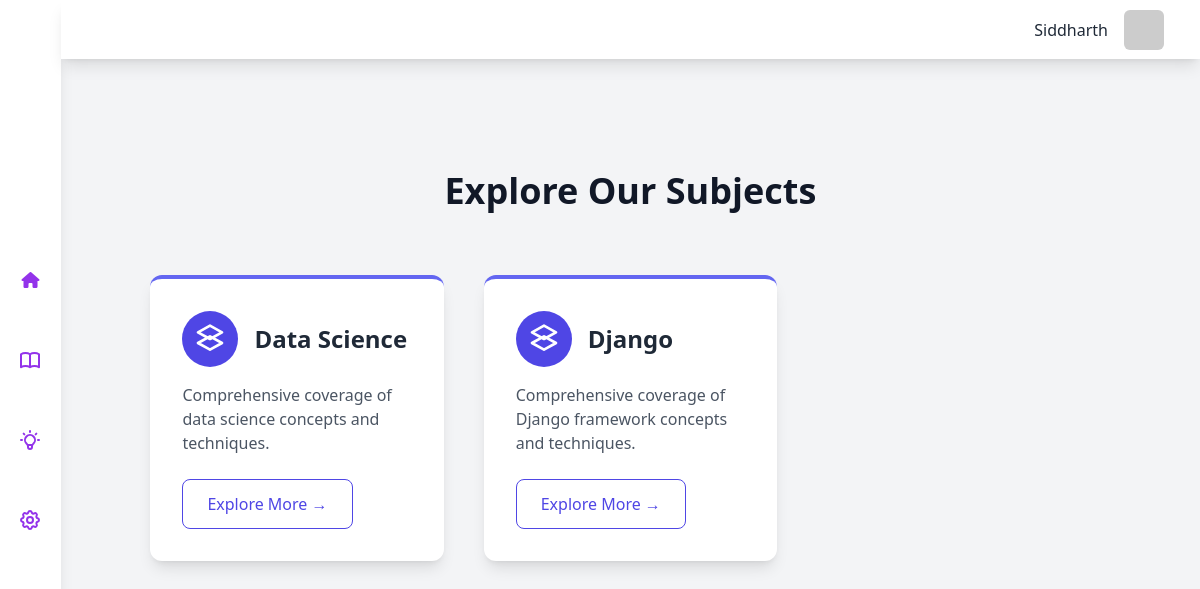
The page /subjects/ (signed in) on the database its author committed.
### main/models.py (models this page shows, shortened)
class Subject(models.Model):
    name = models.CharField(max_length=255)
    description = models.TextField(blank=True, null=True, default="IDk")

### main/views.py (the view)
# urls.py: path('subjects/', views.subjects, name='subjects'),
def subjects(request):
    subjects = Subject.objects.all()
    return render(request, 'subjects.html', {'subjects': subjects})

### main/templates/subjects.html (shortened to what this page needs)
{% extends 'base.html' %}
{% load static %}
{% block content %}
<section id="subjects" class="py-24">
    <div class="container mx-auto px-6">
        <h2 class="text-4xl font-extrabold text-center mb-16 text-gray-900 fade-in-up">Explore Our Subjects</h2>
        <div class="grid grid-cols-1 sm:grid-cols-2 lg:grid-cols-3 gap-10">
            {% for subject in subjects %}
            <div class="bg-white p-8 rounded-xl shadow-lg transform transition-transform duration-300 hover:scale-105 hover:shadow-2xl cursor-pointer group border-t-4 border-indigo-500 hover:border-indigo-700">
                <div class="flex items-center mb-4">
                    <div class="bg-indigo-600 text-white p-3 rounded-full mr-4 group-hover:bg-indigo-800 transition-colors duration-300">
                        <svg xmlns="http://www.w3.org/2000/svg" class="h-8 w-8" fill="none" viewBox="0 0 24 24" stroke="currentColor">
                            <path stroke-linecap="round" stroke-linejoin="round" stroke-width="2" d="M12 20l9-5-9-5-9 5 9 5z" />
                            <path stroke-linecap="round" stroke-linejoin="round" stroke-width="2" d="M12 12l9-5-9-5-9 5 9 5z" />
                        </svg>
                    </div>
                    <h3 class="text-2xl font-semibold text-gray-800">{{ subject.name }}</h3>
                </div>
                <p class="text-gray-600 mb-6">{{ subject.description }}</p>
                <a href="{% url 'subject_detail' subject.id %}" class="inline-block px-6 py-3 text-indigo-600 font-medium border border-indigo-600 rounded-lg group-hover:bg-indigo-600 group-hover:text-white transition-colors duration-300">Explore More &rarr;</a>
            </div>
            {% endfor %}
        </div>
    </div>
</section>
{% endblock %}

### main/templates/base.html (shortened to what this page needs)
{% load static %}
<!DOCTYPE html>
<html lang="en">
<head>
    <link rel="stylesheet" href="{% static 'styles.css' %}">
    <script src="https://cdn.tailwindcss.com"></script>
    <link rel="stylesheet" href="https://cdnjs.cloudflare.com/ajax/libs/font-awesome/6.6.0/css/all.min.css" />
</head>
<body>
    <div class="h-screen w-full bg-gray-100 relative flex overflow-hidden">
        <aside class="h-full w-16 flex flex-col space-y-10 items-center justify-center relative bg-white text-purple-600 shadow-lg">
            <a href="{% url 'home' %}">
                <div class="h-10 w-10 flex items-center justify-center rounded-lg cursor-pointer hover:text-white hover:bg-purple-600 hover:duration-300 hover:ease-linear focus:bg-purple-600">
                    <i class="fa-solid fa-house"></i>
                </div>
            </a>
            <a href="{% url 'subjects' %}">
                <div class="h-10 w-10 flex items-center justify-center rounded-lg cursor-pointer hover:text-white hover:bg-purple-600 hover:duration-300 hover:ease-linear focus:bg-purple-600">
                </div>
            </a>
            <div class="h-10 w-10 flex items-center justify-center rounded-lg cursor-pointer hover:text-white hover:bg-purple-600 hover:duration-300 hover:ease-linear focus:bg-purple-600">
            </div>
            <div class="h-10 w-10 flex items-center justify-center rounded-lg cursor-pointer hover:text-white hover:bg-purple-600 hover:duration-300 hover:ease-linear focus:bg-purple-600">
            </div>
        </aside>
        <div class="w-full h-full flex flex-col justify-between">
            <header class="h-16 w-full flex items-center relative justify-end px-5 space-x-10 bg-white shadow-lg">
                <div class="flex flex-shrink-0 items-center space-x-4 text-gray-800">
                    {% if request.user.is_authenticated %}
                        <div class="flex flex-col items-end">
                            <div class="text-md font-medium ">{{ request.user.username }}</div>
                        </div>
                        <a class="" href="{% url 'dashboard' %}">
                            <img
                                src="https://api.dicebear.com/9.x/adventurer-neutral/svg?seed={{ user.username }}"
                                alt="avatar"
                                class="w-10 h-10 object-cover rounded-md mr-4"
                            />
                        </a>
                    {% else %}
                        <div class="flex space-x-4">
                            <a href="{% url 'login' %}" class="text-sm font-medium text-purple-600">Login</a>
                            <a href="{% url 'signup' %}" class="text-sm font-medium text-purple-600">Signup</a>
                        </div>
                    {% endif %}
                </div>
            </header>
            <main class="max-w-full h-full flex relative overflow-y-hidden">
                <div class="h-full w-full m-4 overflow-y-scroll">
                    {% block content %}{% endblock %}
                </div>
            </main>
        </div>
    </div>
</body>
</html>

### main/templates/subjects.html (style rules this page uses)
@media (min-width: 1024px) { .container { padding-left: 2rem; padding-right: 2rem; } }

### rows shown on the page
Subject: name "Data Science", description "Comprehensive coverage of data science concepts and techniques."
Subject: name "Django", description "Comprehensive coverage of Django framework concepts and techniques."

### other values the page prints
{{ request.user.username }} "Siddharth"
